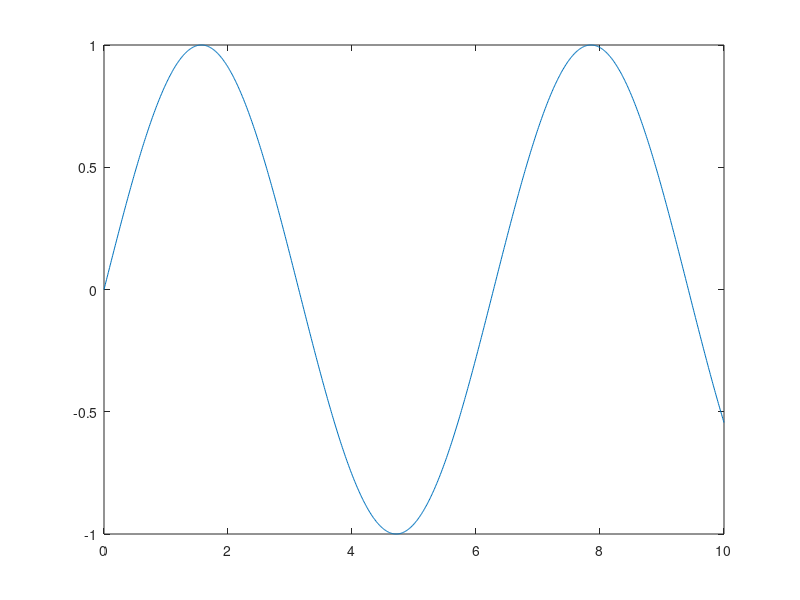

Write the MATLAB code that produced this figure. (Note: this script raises an error after producing the figure.)
clc, clearvars

x = linspace(0,10,1000);
y = sin(x);

baseline = 0.5;
c = y > baseline;
y1 = y(c);

if y == sin(x)
    x1 = asin(y1);
    x2 = -(x1 - pi);
    x3 = (x1 + 2*pi);
    x4 = -(x1-3*pi);
    
    plot(x,y)
    hold on
    plot(x1,y1, "Blue", LineWidth = 1)
    hold on
    plot(x2,y1, "Blue", LineWidth = 1)
    hold on
    plot(x3,y1, "Blue", LineWidth = 1)
    hold on
    plot(x4,y1, "Blue", LineWidth = 1)
elseif y == cos(x)
    x1 = acos(y1);
    x2 = -(x1 - 2*pi);
    x3 = (x1 + 2*pi);
    x4 = -(x1-3*pi);

    plot(x,y)
    hold on
    plot(x1,y1, "Blue", LineWidth = 1)
    hold on
    plot(x2,y1, "Blue", LineWidth = 1)
    hold on
    plot(x3,y1, "Blue", LineWidth = 1)
end    

xlabel("x")
ylabel("sin(x)/cos(x)")
title("sin(x)/cos(x)")
grid on
plot([0 10], [baseline baseline], "r--")
legend("sin(x)/cos(x)", "baseline", "above sin(x)/cos(x)")


disp("Percentage of values greater than" + " " + baseline + " = " + ...
    length(c(c == 1))*100/length(y) + "%")

    
